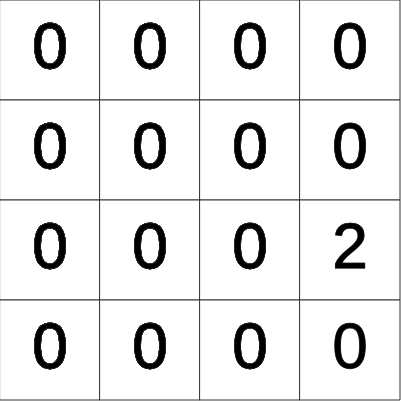
Frame 1 (no input)
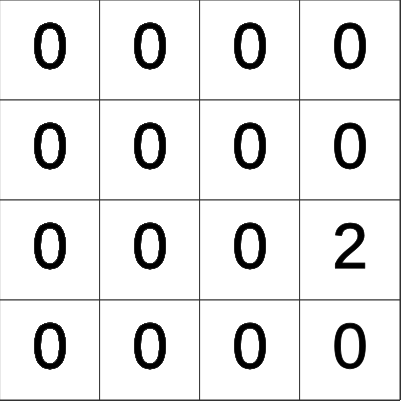
Frame 60 (no input)
Frame 120 (the mouse pressed at the canvas centre since frame 60): identical to frame 60, image omitted

The p5.js sketch that drew these frames (run headless with seeded random() and noise() and a simulated clock; from frame 60 on, the mouse is pressed at the canvas centre):

// p5.js sketch
// ── sketch.js
var NB_COLS = NB_ROWS = 4,
    SIZE = 100

let grid = [
    [0, 0, 0, 0],
    [0, 0, 0, 0],
    [0, 0, 0, 0],
    [0, 0, 0, 0]
]

function setup() {

    createCanvas(401, 401)

    placeNumber()
}

function draw() {
    for (let row = 0; row < NB_ROWS; row++) {
        for (let col = 0; col < NB_COLS; col++) {
            stroke(51)
            rect(row * SIZE, col * SIZE, SIZE, SIZE)
            refreshGrid()
            
        }
    }

}

function keyPressed(){
    if (keyCode === LEFT_ARROW) {
        console.log("LEFT")
        swipe("LEFT")
    } else if (keyCode === RIGHT_ARROW) {
        console.log("RIGTH")
        swipe("RIGHT")
        
    } else if (keyCode === UP_ARROW) {
        console.log("UP")
        swipe("UP")
    } else if (keyCode === DOWN_ARROW) {
        console.log("DOWN")
        swipe("DOWN")
    }
}

function placeNumber() {

    let options = []

    for (let row = 0; row < NB_ROWS; row++) {
        for (let col = 0; col < NB_COLS; col++) {
            if (!grid[row][col]) {
                options.push({
                    row, col 
                })
            }
        }
    }

    if (!options.length) {
        return false       
    }

    const cell = random(options)
    const value = random(1) > 0.5 ? 4 : 2   
    
    grid[cell.row][cell.col] = value

    return true

}

function refreshGrid() {
    for (let row = 0; row < NB_ROWS; row++) {
        for (let col = 0; col < NB_COLS; col++) {
            textSize(64)
            textAlign(CENTER, CENTER)
            text(grid[row][col], col * SIZE + SIZE / 2, row * SIZE + SIZE /2)
        }}
}

function combine(direction, arr) {
    debugger
    // RIGHT
    if (direction === "RIGHT") {
        for (let i = 3; i > 0; i--) {
            if (arr[i] === arr[i - 1]) {
                arr[i] = 2 * arr[i]
                arr[i - 1] = 0
                i--
            }
        }

    } else if (direction === "LEFT") {
        for (let i = 0; i < 3; i++) {
            if (arr[i] === arr[i + 1]) {
                arr[i] = 2 * arr[i]
                arr[i + 1] = 0
                i++
            }
        }

    }
    return arr
}

function shift(direction, arr) {

    const arrWoZero = arr.filter(n => n)
    const nbZeros = arr.length - arrWoZero.length
    switch (direction) {
        case "LEFT": 
            return arrWoZero.concat(Array(nbZeros).fill(0))
        case "RIGHT": 
            return Array(nbZeros).fill(0).concat(arrWoZero)
    }
    
}

// apply a permutation on the matrix. The rows become the cols (quarter turn clockwise)
// Thus we can use the same pattern than the LEFT/RIGHT directions for the UP/DOWN directions
function turnColInRow() {
    let gridTurned = [
        [],
        [],
        [],
        []
    ]

    for (let row = 0; row < NB_ROWS; row++) {
        for (let col = 0; col < NB_COLS; col++) {
            // row devient le complémentaire en colonne (3 -> 0, 2 -> 1, etc..)
            // col devient row
            gridTurned[col][3-row] = grid[row][col]
        }
    }
    grid = gridTurned
}

function unturnColInRow() {
    let gridTurned = [
        [],
        [],
        [],
        []
    ]

    for (let row = 0; row < NB_ROWS; row++) {
        for (let col = 0; col < NB_COLS; col++) {
            // row devient le complémentaire en colonne (3 -> 0, 2 -> 1, etc..)
            // col devient row
            gridTurned[3 - col][row] = grid[row][col]
        }
    }
    grid = gridTurned
}

function swipe(direction){ 
    let newDirection = direction

    if (direction ==="UP") {
        turnColInRow()
        newDirection = "RIGHT"
        
    } else if (direction === "DOWN") {
        turnColInRow()
        newDirection = "LEFT"

    }

    for (let row = 0; row < NB_ROWS; row++) {
        grid[row] = shift(newDirection, combine(newDirection, shift(newDirection, grid[row])))
    }

    if (direction === "UP" || direction === "DOWN") {
        unturnColInRow()
    }

    placeNumber()
}
